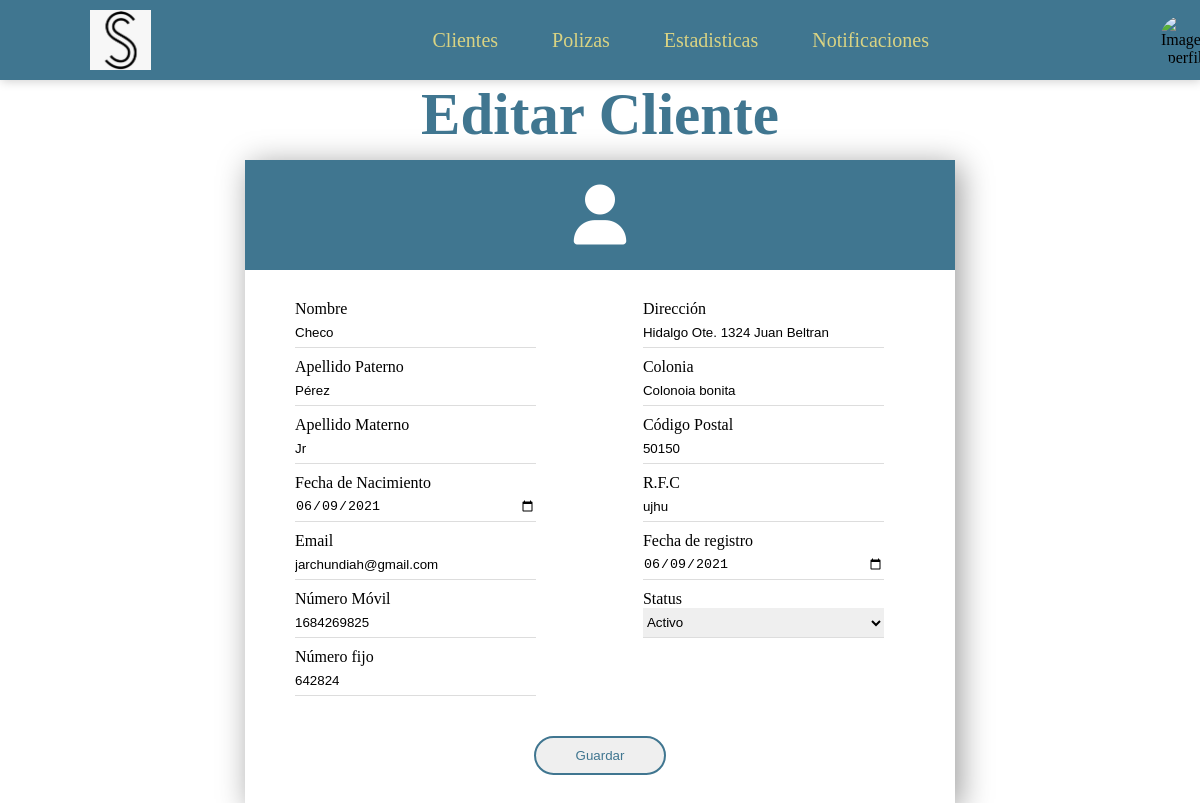
Page /clientes/editar/1/ on the committed database.
### Clientes/models.py (models this page shows, shortened)
class Cliente (models.Model):
    nombre = models.CharField(max_length=30)
    ap_paterno = models.CharField(max_length=30)
    ap_materno = models.CharField(max_length=30)
    fecha_nacimiento = models.DateField(null=True, blank=True)
    email = models.EmailField(null=True, blank=True, default="")
    num_celular = models.CharField(max_length=10)
    num_fijo = models.CharField(max_length=10, null=True, blank=True, default="")
    codigo_postal = models.CharField(max_length=5, null=True, blank=True, default="")
    colonia = models.CharField(max_length=30)
    direccion = models.CharField(max_length=30)
    rfc = models.CharField(max_length=30, null=True, blank=True, default="")
    fecha_registro = models.DateField()
    agente = models.ForeignKey(Agente, on_delete=models.CASCADE)
    status = models.ForeignKey(Status, on_delete=models.CASCADE)

### Clientes/views.py (the view)
# urls.py: path('editar/<int:id_cliente>/',views.editar,name='editar'),
def editar(request, id_cliente):
    cliente = Cliente.objects.get(id=id_cliente)
    form = ClienteForm(request.POST or None, instance=cliente)
    if form.is_valid():
        form.save()
        return redirect('Clientes:index')
    return render(request, 'editar.html', {'form':form, 'cliente':cliente})

### Clientes/models.py (called while the page is built)
    def __str__(self):
        return self.nombre

### Clientes/templates/editar.html (shortened to what this page needs)
{%extends "header.html"%}
{% block content %}
<div class="title-general">
	<h1>Editar Cliente</h1>
</div>
<section class="aling-general">
	<form method="POST">
		<div class="container2">
			<div class="content1">
				<i class="fas fa-user"></i>
			</div>
           <div class="content2">
               {{form.nombre.label}}
				{{form.nombre}}
				{{form.ap_paterno.label}}
				{{form.ap_paterno}}
				{{form.ap_materno.label}}
				{{form.ap_materno}}
				{{form.fecha_nacimiento.label}}
				{{form.fecha_nacimiento}}
				{{form.email.label}}
				{{form.email}}
				{{form.num_celular.label}}
				{{form.num_celular}}
				{{form.num_fijo.label}}
				{{form.num_fijo}}
			</div>
			<div class="content2">
				{{form.direccion.label}}
				{{form.direccion}}
				{{form.colonia.label}}
				{{form.colonia}}
				{{form.codigo_postal.label}}
				{{form.codigo_postal}}
				{{form.rfc.label}}
				{{form.rfc}}
				{{form.fecha_registro.label}}
				{{form.fecha_registro}}
				{{form.status.label}}
				{{form.status}}
			</div>
			<div class="content3">
				<button class="btn" type="submit">Guardar</button>
			</div>
		</div>
	</form>
</section>
{% endblock %}

### Clientes/static/css2.css (style rules this page uses)
* { margin: 0; padding: 0; box-sizing: border-box; }
.container2 { width: 710px; margin: 80px; display: flex; flex-wrap: wrap; box-shadow: 5px 5px 30px rgba(0,0,0,.4); }
.container .content1 i, .container2 .content1 i { width: 200px; margin: 5px; font-size: 60px; text-align: center; color: #FFF; transition: 1s ease-in-out; }
.container .box, .container2 .box { width: 90%; height: 30px; margin-bottom: 10px; border: none; border-bottom: 1px solid #DDD; transition: .5s ease-in-out; }
.container .btn, .container2 .btn { color: #407690; text-decoration: none; border: 2px solid #407690; padding: 10px 40px; border-radius: 50px; }
.content1 { width: 100%; text-align: center; background: #407690; padding: 20px; }
.content2 { width: 49%; padding: 30px 30px 0 50px; }
.content3 { width: 100%; text-align: center; padding: 30px 0; }
.aling-general { width: 100%; height: 100%; display: flex; align-items: center; justify-content: center; margin: auto; }
.title-general { width: 100%; position: absolute; display: flex; justify-content: center; align-items: flex-start; }
.title-general h1 { font-size: 59px; color: #407690; }

### rows in the picture
Cliente: nombre "Checo", ap_paterno "Pérez", ap_materno "Jr", fecha_nacimiento "06/09/2021", email "jarchundiah@gmail.com", num_celular "1684269825", num_fijo "642824", direccion "Hidalgo Ote. 1324 Juan Beltran", colonia "Colonoia bonita", codigo_postal "50150", rfc "ujhu", fecha_registro "06/09/2021", status "Activo"
